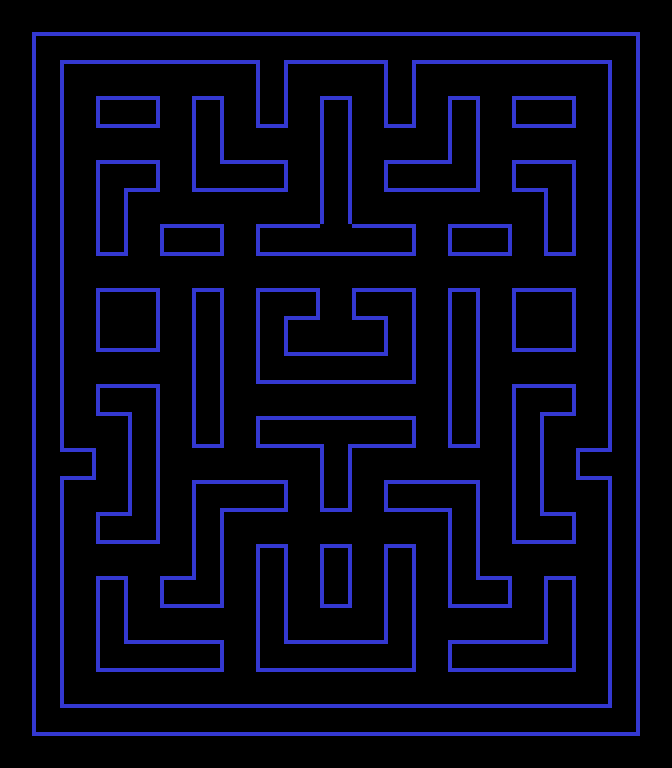

A level layout from a 2D game, rendered from its tile map. Below: a short description, then the map file with tile-grid data replaced by summaries:
An orthogonal 21x24 tile map with 32x32 px tiles, 2 tile layers (fond, murs).

<map version="1.5" tiledversion="1.7.2" orientation="orthogonal" renderorder="right-down" width="21" height="24" tilewidth="32" tileheight="32" infinite="0" nextlayerid="3" nextobjectid="1">
 <tileset firstgid="1" name="customTileset" tilewidth="32" tileheight="32" tilecount="128" columns="8">
  <image source="customTileset.png" width="256" height="512" />
 </tileset>
 <layer id="2" name="fond" width="21" height="24">
  <data>[504 cells, 296 non-empty, 1 distinct tile ids]</data>
 </layer>
 <layer id="1" name="murs" width="21" height="24">
  <data>[504 cells, 208 non-empty, 18 distinct tile ids]</data>
 </layer>
</map>
